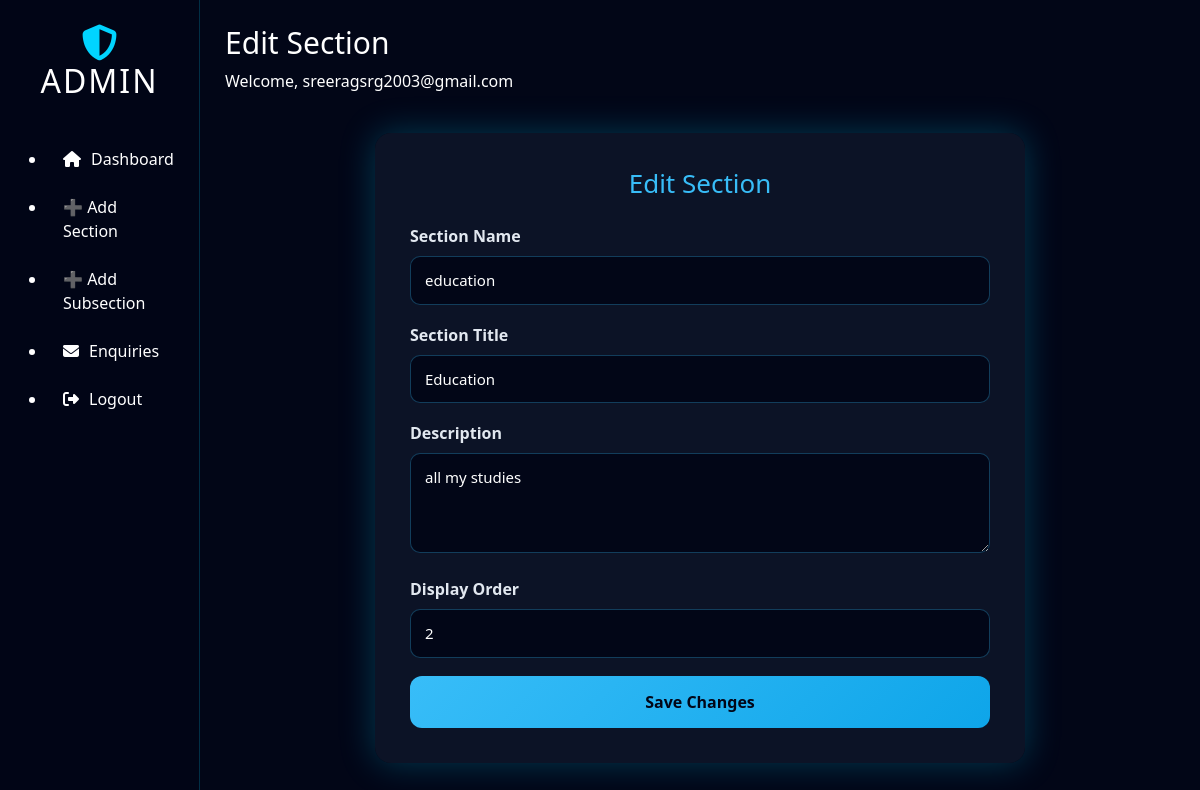
Page /admin/sections/edit/1 (signed in) on the earlier database version.
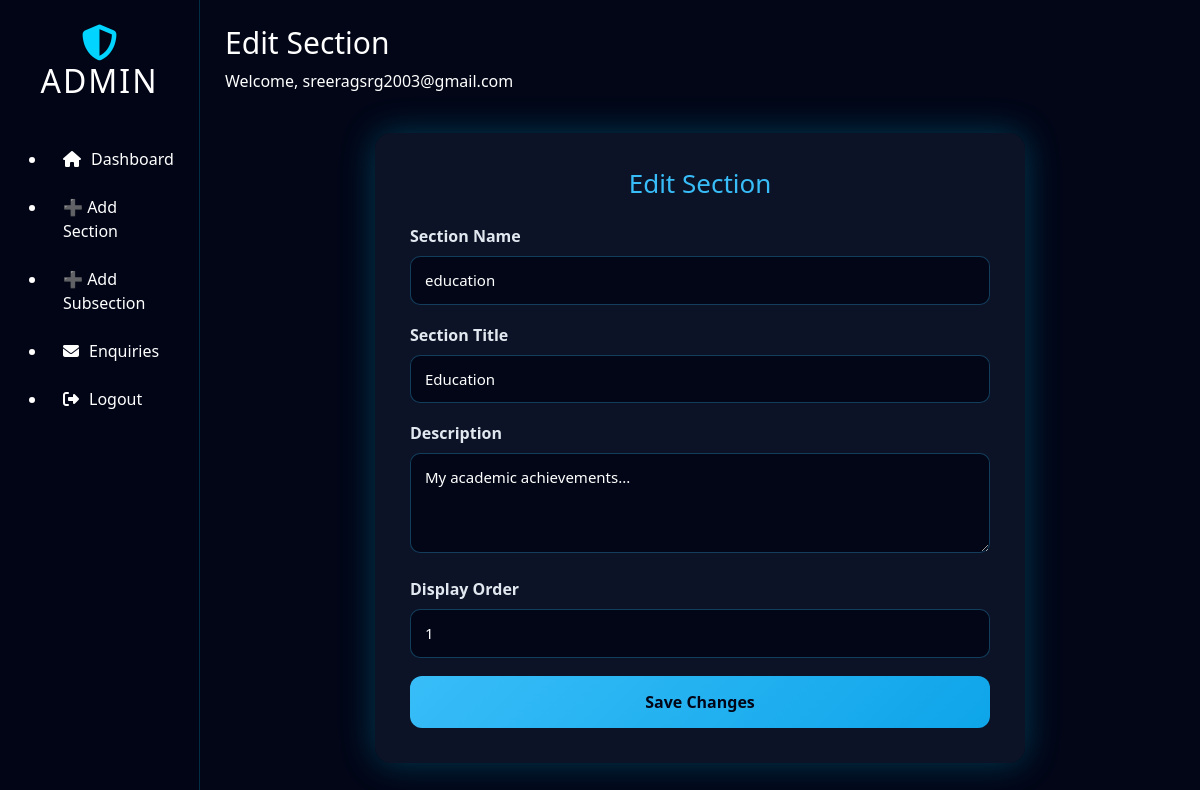
Same page on the later database version.
### models.py (models this page shows)
class SectionHead(db.Model):
    __tablename__ = "section_head"
    id = db.Column(db.Integer, primary_key=True)
    section_name = db.Column(db.String(100), unique=True, nullable=False)
    section_title = db.Column(db.String(200), nullable=False)
    section_description = db.Column(db.Text)
    display_order = db.Column(db.Integer, default=0)
    items = db.relationship("SectionBody", backref="section", cascade="all, delete",
                            order_by="SectionBody.item_order")

### admin/routes.py (the view, shortened to what this page needs)
@admin_bp.route("/sections/edit/<int:id>", methods=["GET", "POST"])
@login_required
def edit_section(id):
    section = SectionHead.query.get_or_404(id)
    return render_template("edit_section.html", section=section)

### admin/routes.py (called while the page is built)
def login_required(f):
    from functools import wraps
    @wraps(f)
    def wrapper(*args, **kwargs):
        if "admin_id" not in session:
            return redirect(url_for("admin.login"))
        return f(*args, **kwargs)
    return wrapper

### templates/edit_section.html
{% extends "admin_layout.html" %}
{% set page_title = "Edit Section" %}
{% block content %}
<div class="admin-form-wrapper">
    <h2>Edit Section</h2>
    <form method="POST">
        <div class="form-group">
            <label>Section Name</label>
            <input type="text" name="section_name" value="{{ section.section_name }}" required>
        </div>
        <div class="form-group">
            <label>Section Title</label>
            <input type="text" name="section_title" value="{{ section.section_title }}" required>
        </div>
        <div class="form-group">
            <label>Description</label>
            <textarea name="section_description">{{ section.section_description }}</textarea>
        </div>
        <div class="form-group">
            <label>Display Order</label>
            <input type="number" name="display_order" value="{{ section.display_order }}" required>
        </div>
        <button type="submit" class="submit-btn">Save Changes</button>
    </form>
</div>
{% endblock %}

Differences in the rows shown:
changed SectionHead "education": section_description "all my studies" → "My academic achievements..."; display_order "2" → "1"
